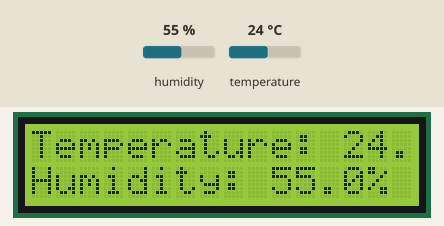
The sketch below on a simulated Arduino Uno, built with avr-gcc and run on an emulated ATmega328P. On the bench: 16×2 character LCD. The test bench sets the inputs (shaded band); at power-on: humidity 55 %, temperature 24 °C. What the sketch prints to the serial monitor is not drawn.

Above: at 1.2 s.
1.3 s: humidity set to 22 %
At 6.5 s:
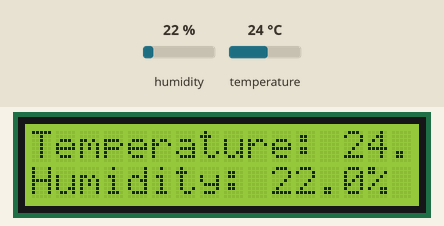
7.3 s: temperature set to 12 °C
At 11.5 s:
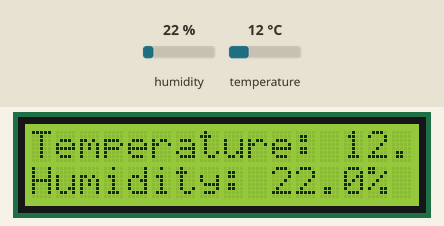
13.3 s: humidity set to 40 %
At 16.4 s:
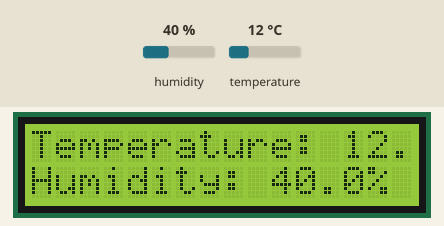
19.3 s: temperature set to 19 °C
At 21.4 s:
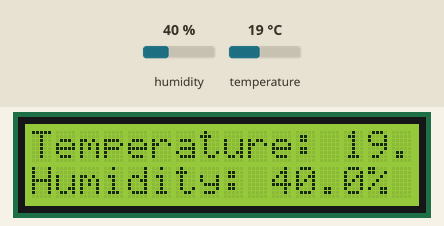
Timing chart, 0 to 22.9 s (numbered marks = the images above; inputs shaded):
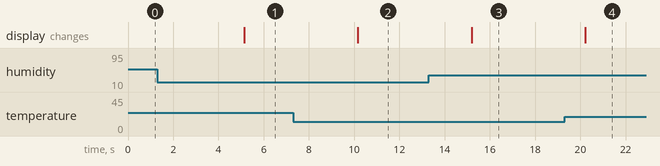

The sketch:

SensorCode.ino
```cpp
#include <DHT.h>
#include <LiquidCrystal.h>

#define Type DHT11

int sensePin = 2;
DHT mySensor(sensePin, Type);

LiquidCrystal lcd(12, 11, 5, 4, 3, 7);

float tempC;
float humidity;
int timeDelay = 5000;

void setup() {

Serial.begin(9600);
mySensor.begin();

lcd.begin(16, 2);
lcd.clear();

}

void loop() {

humidity = mySensor.readHumidity();
tempC = mySensor.readTemperature();

if (isnan(humidity) || isnan(tempC)) {
  Serial.println("Error measuring values from DHT sensor");
  lcd.clear();
  lcd.setCursor(0, 0);
  lcd.print("Error");
}
else {
  Serial.print("Temperature is: ");
  Serial.println(tempC);
  Serial.print("Humidity is: ");
  Serial.println(humidity);

  lcd.clear();
  lcd.setCursor(0, 0);
  lcd.print("Temperature: ");
  lcd.print(tempC, 1);
  lcd.print((char)223);
  lcd.print("C");

  lcd.setCursor(0, 1);
  lcd.print("Humidity: ");
  lcd.print(humidity, 1);
  lcd.print("%");
}


delay(timeDelay);

}
```

Measured:
- after the input at 1.3 s, the display: changes after 3.8 s (image 1)
- after the input at 7.3 s, the display: changes after 2.9 s (image 2)
- after the input at 13.3 s, the display: changes after 1.9 s (image 3)
- after the input at 19.3 s, the display: changes after 0.92 s (image 4)
